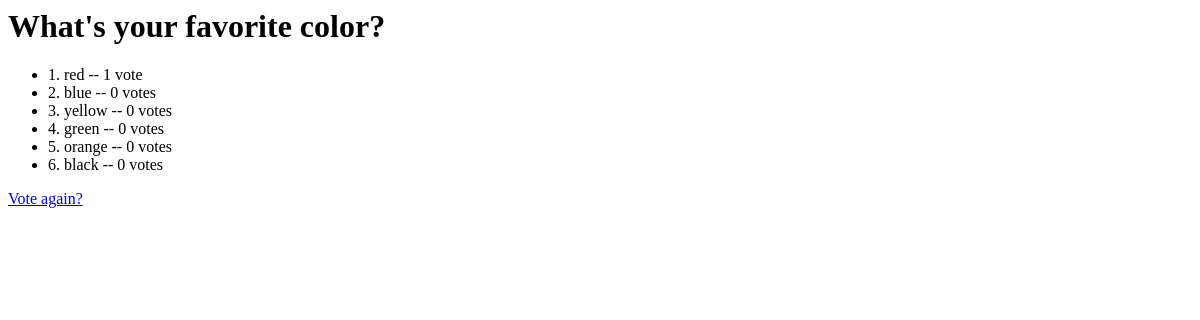
The app's page /polls/1/results/, older data.
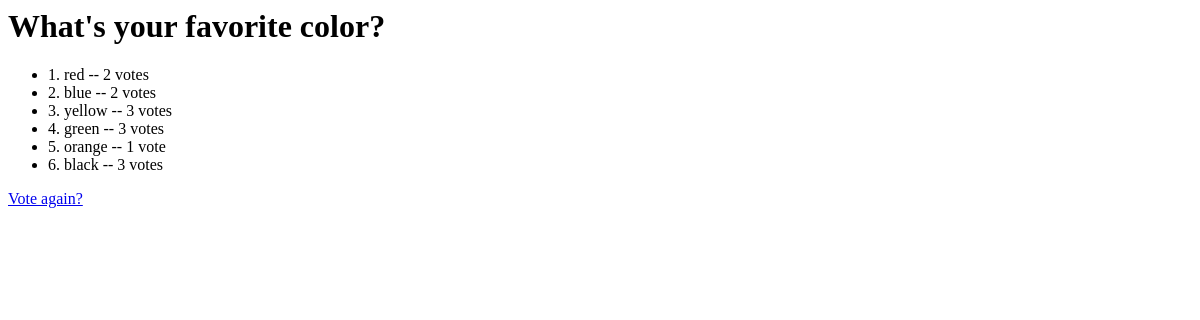
The same page, newer data.
### polls/models.py (models this page shows, shortened)
class Choice(models.Model):
    question = models.ForeignKey(Question, on_delete=models.CASCADE)
    choice_text = models.CharField(max_length=200)
    votes = models.IntegerField(default=0)

### polls/views.py (the view)
# urls.py: path('<int:pk>/results/', views.ResultsView.as_view(), name='results'),
class ResultsView(generic.DetailView):
    model = Question
    template_name = 'polls/results.html'

### polls/templates/polls/results.html
<h1>{{ question.question_text }}</h1>
<ul>
{% for choice in question.choice_set.all %}
    <li>{{ choice.choice_text }} -- {{ choice.votes }} vote{{ choice.votes|pluralize }}</li>
{% endfor %}
</ul>
<a href="{% url 'polls:detail' question.id %}">Vote again?</a>

Row changes from the older to the newer data that the page shows:
changed Choice "1. red": votes "1" → "2"
changed Choice "2. blue": votes "0" → "2"
changed Choice "3. yellow": votes "0" → "3"
changed Choice "4. green": votes "0" → "3"
changed Choice "5. orange": votes "0" → "1"
changed Choice "6. black": votes "0" → "3"
